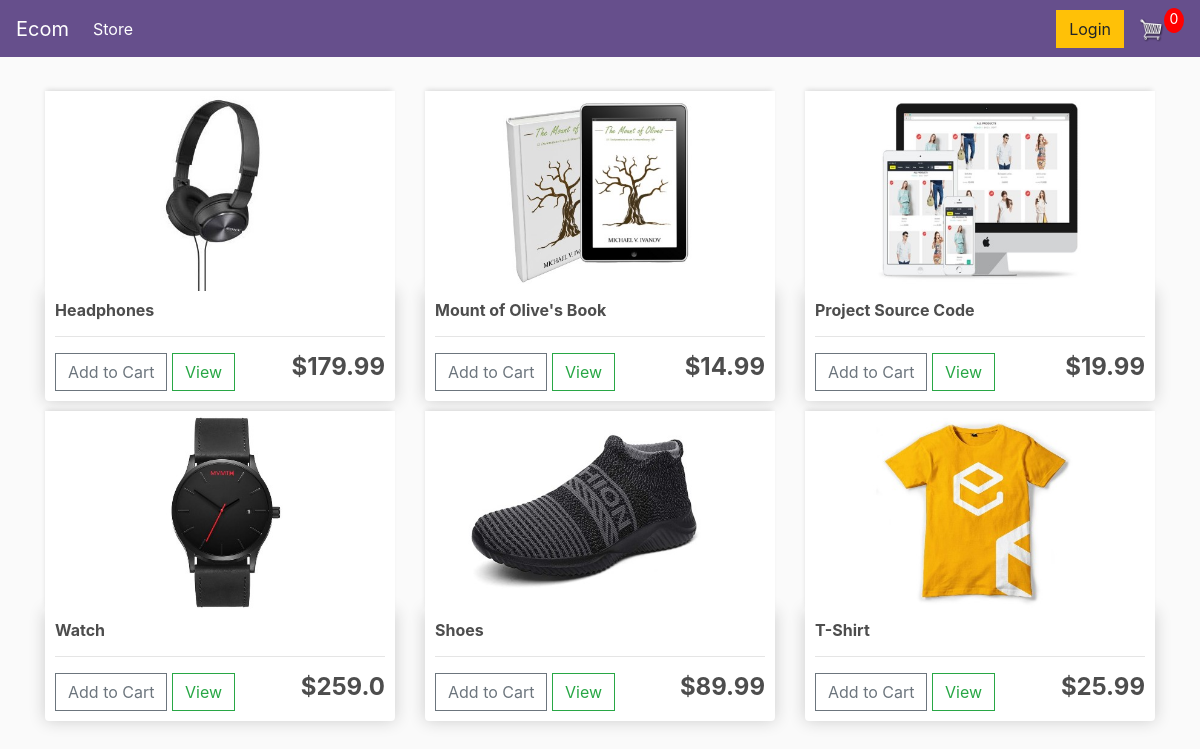
Before: / with the older database file.
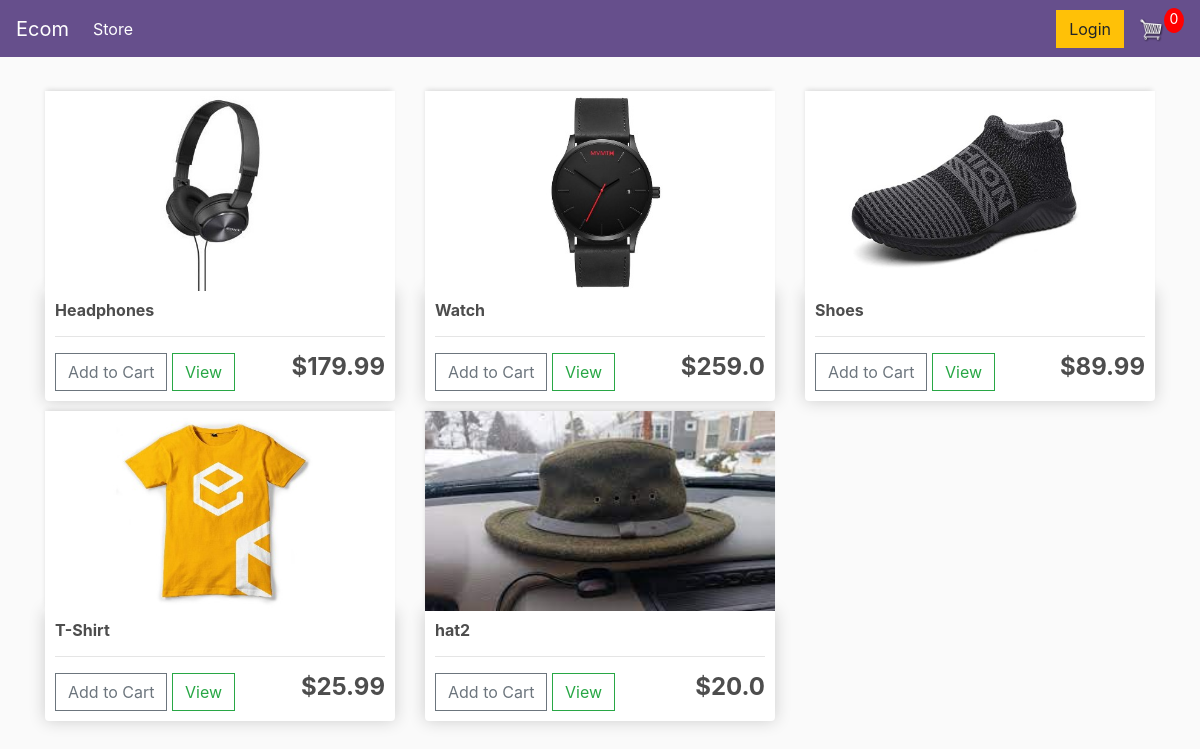
After: the same page with the newer database file.
### store/models.py (models this page shows, shortened)
class Product(models.Model):
    name = models.CharField(max_length=200)
    price = models.FloatField()
    digital = models.BooleanField(default=False, null=True, blank=True)
    image = models.ImageField(null=True, blank=True)
    @property
    def imageURL(self):
        try:
            url = self.image.url
        except:
            url = ''
        return url

### store/views.py (the view)
# urls.py: path('', include('store.urls')),
def store(request):
    data = cartData(request)
    if data is None:
        data = {'cartItems': 0, 'order': None, 'items': []}
    cartItems = data['cartItems']
    order = data['order']
    items = data['items']
    products = Product.objects.all()
    context = {'products': products, 'cartItems': cartItems}
    return render(request, 'store/store.html', context)

### store/utils.py (called while the page is built, shortened)
def cookieCart(request):
    try:
        cart = json.loads(request.COOKIES['cart'])
    except:
        cart = {}
        print('CART:', cart)
    items = []
    order = {'get_cart_total': 0, 'get_cart_items': 0, 'shipping': False}
    cartItems = order['get_cart_items']
    return {'cartItems': cartItems, 'order': order, 'items': items}

def cartData(request):
    if request.user.is_authenticated:
        try:
            customer = request.user.customer
        except Customer.DoesNotExist:
            customer = None
        order, created = Order.objects.get_or_create(customer=customer, complete=False)
        items = order.orderitem_set.all()
        cartItems = order.get_cart_items
    else:
        cookieData = cookieCart(request)
        cartItems = cookieData['cartItems']
        order = cookieData['order']
        items = cookieData['items']
    return {'cartItems': cartItems, 'order': order, 'items': items}

### store/templates/store/store.html
{% extends 'store/main.html' %}
{% load static %}
{% block content %}
	<div class="row">
		{% for product in products %}
		<div class="col-lg-4">
			<img class="thumbnail" src="{{product.imageURL}}">
			<div class="box-element product">
				<h6><strong>{{product.name}}</strong></h6>
				<hr>
				<button data-product="{{product.id}}" data-action="add" class="btn btn-outline-secondary add-btn update-cart">Add to Cart</button>
				<a class="btn btn-outline-success" href="#">View</a>
				<h4 style="display: inline-block; float: right"><strong>${{product.price}}</strong></h4>
			</div>
		</div>
		{% endfor %}
	</div>
{% endblock content %}

### store/templates/store/main.html (shortened to what this page needs)
<!DOCTYPE html>
{% load static %}
<html>
<head>
	<link rel="stylesheet" href="https://stackpath.bootstrapcdn.com/bootstrap/4.4.1/css/bootstrap.min.css">
	<link rel="stylesheet" type="text/css" href="{% static 'css/main.css' %}">
</head>
<body>
	<nav class="navbar navbar-expand-lg navbar-dark bg-dark">
	  <a class="navbar-brand" href="{% url 'store' %}">Ecom</a>
	  <div class="collapse navbar-collapse" id="navbarSupportedContent">
	    <ul class="navbar-nav mr-auto">
	      <li class="nav-item active">
	        <a class="nav-link" href="{% url 'store' %}">Store <span class="sr-only">(current)</span></a>
	      </li>
	    </ul>
	    <div class="form-inline my-2 my-lg-0">
	     	<a href="#"class="btn btn-warning">Login</a>
	     	<a href="{% url 'cart' %}">
	    		<img  id="cart-icon" src="{% static 'images/cart.png' %}">
	    	</a>
	    	<p id="cart-total">{{cartItems}}</p>
	    </div>
	  </div>
	</nav>
     <div class="container">
            <br>
            {% block content %}
            {% endblock content %}
         </div>
</body>
</html>

### static/css/main.css (style rules this page uses)
body { background-color: hsl(0, 0%, 98%); }
h1, h2, h3, h4, h5, h6 { color: hsl(0, 0%, 30%); }
.box-element { box-shadow: hsl(0, 0%, 80%) 0 0 16px; background-color: #fff; border-radius: 4px; padding: 10px; }
.thumbnail { width: 100%; height: 200px; -webkit-box-shadow: -1px -3px 5px -2px rgba(214, 214, 214, 1); -moz-box-shadow: -1px -3px 5px -2px rgba(214, 214, 214, 1); box-shadow: -1px -3px 5px -2px rgba(214, 214, 214, 1); }
.product { border-radius: 0 0 4px 4px; }
.bg-dark { background-color: #664f8c !important; }
#cart-icon { width: 25px; display: inline-block; margin-left: 15px; }
#cart-total { display: block; text-align: center; color: #fff; background-color: red; width: 20px; height: 25px; border-radius: 50%; font-size: 14px; }
.col-lg-4, .col-lg-6, .col-lg-8, .col-lg-12 { margin-top: 10px; }
.btn { border-radius: 0; }

Changed rows visible on the page:
removed Product: imageURL (picture), name "Mount of Olive's Book", price "14.99"
removed Product: imageURL (picture), name "Project Source Code", price "19.99"
added Product: imageURL (picture), name "hat2", price "20.0"
